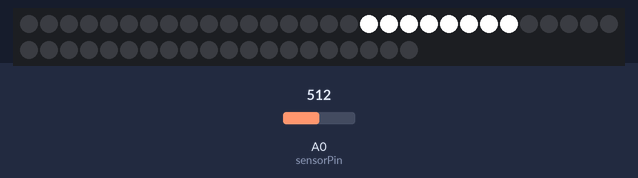
A sketch run on a simulated Arduino Uno, built with avr-gcc and run on an emulated ATmega328P. Parts: 50 RGB LEDs in strip order, left to right, continuing on the next row. The inputs (shaded band) are chosen by the test bench; at power-on: A0 (sensorPin) = 512.

Above: at 1.2 s.
1.3 s: A0 (sensorPin) set to 716
At 2.4 s:
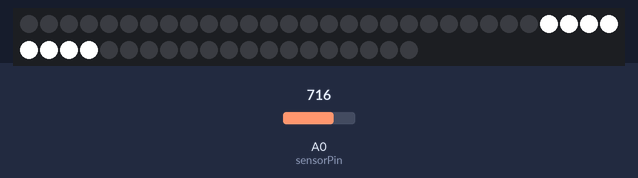
2.8 s: A0 (sensorPin) set to 900
At 3.5 s:
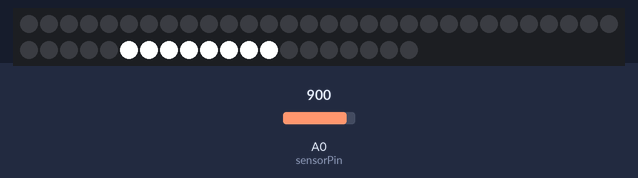
4.3 s: A0 (sensorPin) set to 1023
At 4.7 s:
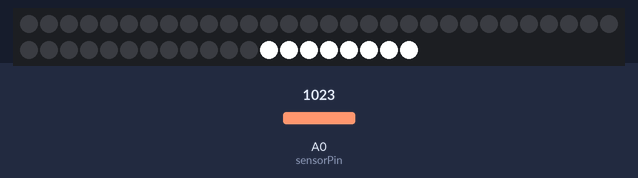
Timing chart, 0 to 7.3 s (numbered marks = the images above; inputs shaded):
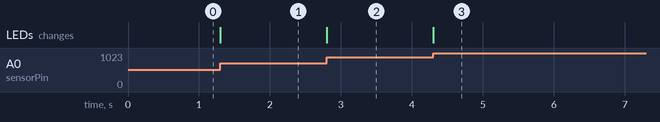

The sketch:

Adafruit_LEDs.ino
```cpp
//Import the needed FastLED library
#include <FastLED.h>

//These variables allow you to specify how the strip will behave
#define NUM_LEDS 50  //This number decides how many of the strip's LEDs the code will use
const int ledLength = 8; //This number decides how many LEDs will be turned on at once

//Define and initiate global variables
CRGB leds[NUM_LEDS];
#define DATA_PIN 9
int sensorPin = A0;
int ledValue;
int sensorValue;

void setup() {
  // initiate the LED strip
  FastLED.addLeds<WS2811, DATA_PIN>(leds, NUM_LEDS).setCorrection( TypicalLEDStrip );
}

void loop() {
  //Read value from any sensor
  sensorValue = analogRead(sensorPin);

  //Using the map function, we can take any sensor input and align it to a location on the LED strip
  ledValue = map(sensorValue, 0, 1023, 0, NUM_LEDS);

  //Clear past LED configuration and reset fade
  FastLED.clear();

  //This code makes the light appear one at a time in the beginning of the strip.
  if(ledValue <= ledLength){
    for(int led = 0; led <= ledValue; led++) {
            leds[led] = CRGB::White;
            }
   FastLED.show();
  }

  //This code turns on the lights which fall in the values specified by the user.
  else {
    for(int led = ledValue-ledLength; led < ledValue; led++) {
      leds[led] = CRGB::White;
    }
  FastLED.show();
 }
}
```

Measured:
- after the input at 1.3 s, the LEDs: change at once (image 1)
- after the input at 2.8 s, the LEDs: change at once (image 2)
- after the input at 4.3 s, the LEDs: change at once (image 3)
